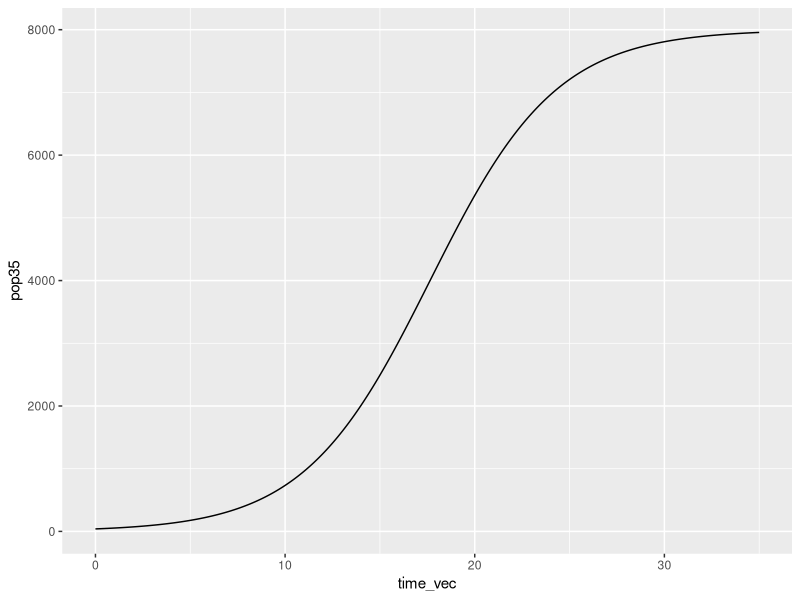
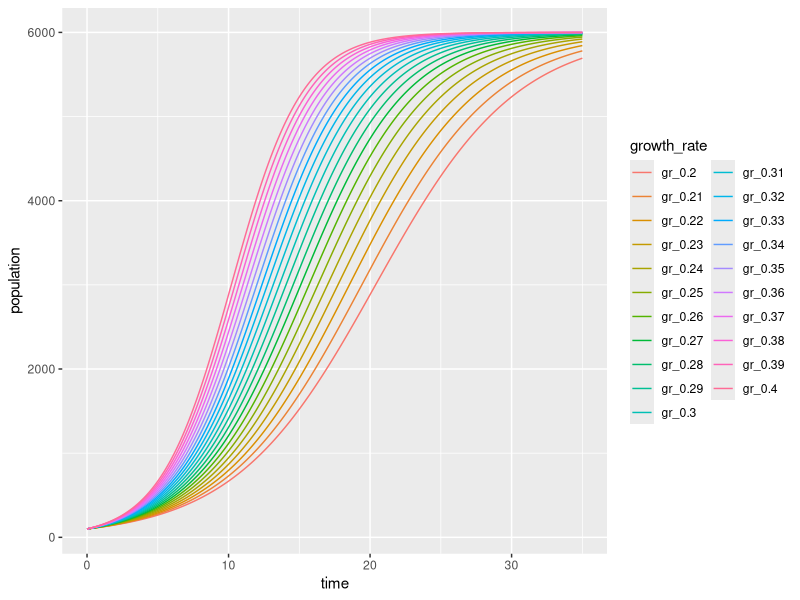

Reproduce these figures in R, in order.
## ---- chunk 1
library(tidyverse)
## ---- chunk 2
# Shortcut for easily making a function: CMD + Option + x

#5 * x - guava

#turns into
guava_price <- function(x, guava) {
  5 * x - guava
}

## ---- chunk 3
# Make logistic growth
logistic_growth <- function(K, N0, r, time) {
  K / (1 + ((K - N0) / N0) * exp(-r * time))
}

# Test:
logistic_growth(K = 5000, N0 = 100, r = 0.07, time = 42)
## ---- chunk 4
time_vec <- seq(from = 0, to = 35, by = 0.1)

pop35 <- logistic_growth(N0 = 40, K = 8000, 
                         r = 0.3, time= time_vec)

pop_time35_df <- data.frame(time_vec, pop35)

ggplot(data = pop_time35_df, aes(x = time_vec, y = pop35)) + 
  geom_line()

## ---- chunk 5
pop35_vec <- vector(mode = "numeric", length = length(time_vec))

for (i in seq_along(time_vec)) {
  popul <- logistic_growth(N0 = 100, K = 6000, r = 0.27, time = time_vec[i])
  pop35_vec[i] <- popul
}
## ---- chunk 6
r_seq <- seq(from = 0.20, to = 0.40, by = 0.01)

out_matrix <- matrix(nrow = length(time_vec), ncol = length(r_seq))

for (i in seq_along(r_seq)) {
  for (j in seq_along(time_vec)) {
    pop <- logistic_growth(N0 = 100, K = 6000, r = r_seq[i], time = time_vec[j])
    out_matrix[j,i] <- pop
  }
}

# Do some wrangling

logistic_df <- data.frame(out_matrix, time = time_vec)
colnames(logistic_df) <- c(paste0("gr_", r_seq), "time")

logistic_df_long <- logistic_df |> 
  pivot_longer(cols = -time, values_to = "population", 
               names_to = "growth_rate")

ggplot(data = logistic_df_long, aes(x = time, y = population)) + 
  geom_line(aes(color = growth_rate))
## ---- chunk 7
calc_windpower <- function(rho, radius, windspeed) {
  if (windspeed > 130) {
    warning("That is too fast, are you sure that is correct?")
  }
  if (rho > 1.225) {
    warning("That air density is suspicious.")
  } 
  if (radius < 0) {
    stop("Rotor radius must be greater than zero.")
  }
  0.3 * rho * pi * (radius^2) * (windspeed^3)
}

calc_windpower(rho = 0.6, radius = 10, windspeed = 15)
calc_windpower(rho = 3.6, radius = 10, windspeed = 15)
## ---- chunk 8
weekdays <- c("Monday", "Tuesday", "Wednesday", "Thursday", 
              "Friday", "Saturday", "Sunday")
transects <- c("Transect A", "Transect B", "Transect C")

wk_transect_matrix <- matrix(nrow = length(weekdays), ncol = length(transects))

for (i in seq_along(transects)) {
  for (j in seq_along(weekdays)) {
    combo <- paste(weekdays[j], "-", transects[i])
    wk_transect_matrix[j,i] <- combo
  }
}
## ---- chunk 9
force <- function(mass_kg, accel_m_s2) {
  force_N = mass_kg * accel_m_s2
  print(paste("The resulting force is", force_N, "Newtons."))
}

force(20, 9.81)
## ---- chunk 10
# Recreate the table:
sci_name <- c("Chanos chanos", "Sphyraena barracuda", "Caranx ignobilis")
common_name <- c("Milkfish", "Great barracuda", "Giant trevally")
a_est <- c(0.0905, 0.0181, 0.0353)
b_est <- c(2.52, 3.27, 3.05)

fish_parms <- data.frame(sci_name, common_name, a_est, b_est)

# Write a function
fish_weight <- function(fish_name, tot_length) {
  fish_info <- dplyr::filter(.data = fish_parms, common_name == fish_name)
  var_a <- fish_info$a_est 
  var_b <- fish_info$b_est
  weight <- var_a * (tot_length ^ var_b)
  #print(paste("The weight is", weight))
}

fish_weight("Milkfish", 50)

length_range <- seq(from = 0, to = 100, by = 1)

milkfish_weights <- fish_weight("Milkfish", length_range)
## ---- chunk 11
wave_power <- function(wave_h, wave_period) {
  w_power <- 0.5 * (wave_h^2) * wave_period
}

wave_range <- seq(from = 0, to = 3, by = 0.2)

test_wave <- wave_power(wave_range, 8)
